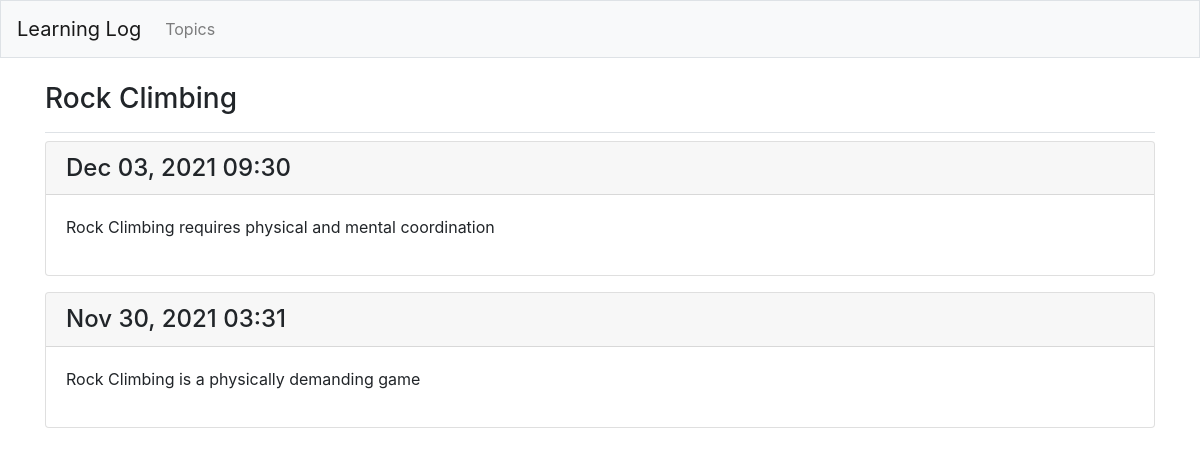
The page /topics/2 on the database its author committed.
### app_learning_logs/models.py (models this page shows, shortened)
class Topic(models.Model):
    text = models.CharField(max_length=200)
    date_added = models.DateTimeField(auto_now_add=True)
    def __str__(self) -> str:
        return self.text

class Entry(models.Model):
    topic = models.ForeignKey(Topic, on_delete=models.CASCADE)
    text = models.TextField()
    date_added = models.DateTimeField(auto_now_add=True)
    class Meta:
        verbose_name_plural = "entries"

### app_learning_logs/views.py (the view)
# urls.py: path("topics/<int:topic_id>", views.topic, name="topic"),
def topic(request, topic_id):
    topic = Topic.objects.get(id=topic_id)
    entries = topic.entry_set.order_by("-date_added")
    context = {"topic": topic, "entries": entries}
    return render(request, "app_learning_logs/topic.html", context)

### app_learning_logs/templates/app_learning_logs/topic.html
{% extends "app_learning_logs/base.html" %}
{% block page_header %}
<h3>{{ topic }}</h3>
{% endblock page_header %}
{% block content %}
{% for entry in entries %}
<div class="card mb-3">
    <h4 class="card-header">
        {{ entry.date_added|date:'M d, Y H:i' }}
    </h4>
    <div class="card-body">
        {{ entry.text|linebreaks }}
    </div>
</div>
{% empty %}
<li>There are no entries for this topic yet.</li>
{% endfor %}
{% endblock content %}

### rows shown on the page
Topic: text "Rock Climbing"
Entry: date_added "Dec 03, 2021 09:30", text "Rock Climbing requires physical and mental coordination"
Entry: date_added "Nov 30, 2021 03:31", text "Rock Climbing is a physically demanding game"
